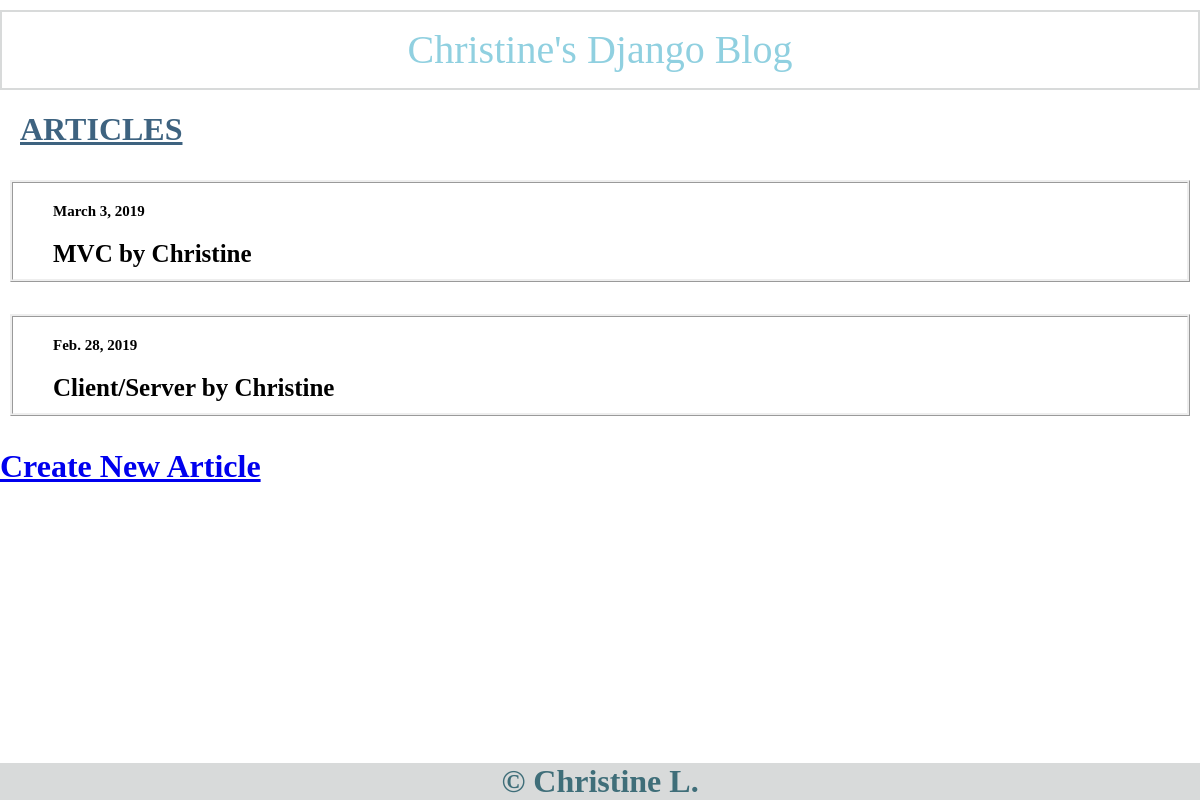
Page /home/ on the earlier database version.
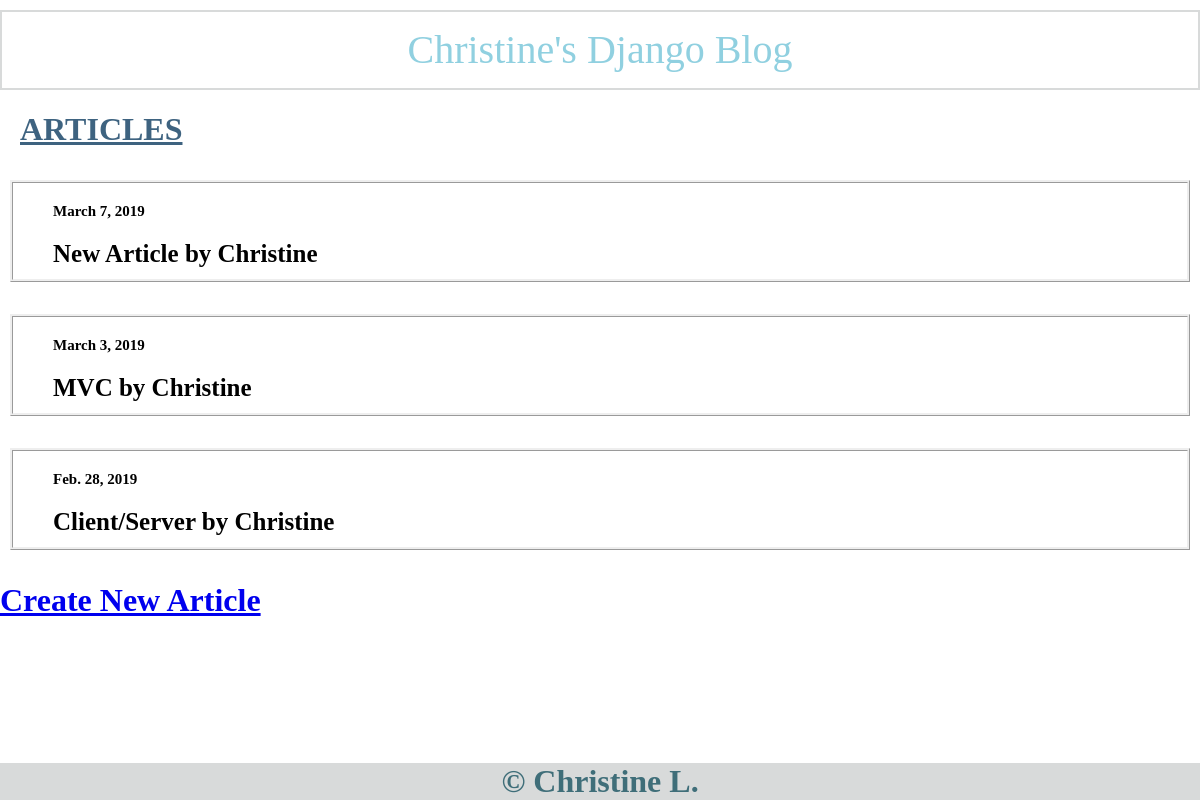
Same page on the later database version.
### blog/models.py (models this page shows)
class Article(models.Model):
    title = models.CharField(max_length = 255)
    body = models.TextField()
    draft = models.BooleanField()
    published_date = models.DateField()
    author = models.CharField(max_length = 255)
    def __str__(self):
        return self.title + " by " + self.author

### blog/views.py (the view)
# urls.py: path('home/', home_page),
def home_page(request):
    articles = Article.objects.filter(draft = False).order_by('-published_date').all()
    context = {'articles': articles}
    response = render(request, 'index.html', context)
    return HttpResponse(response)

### blog/templates/index.html (shortened to what this page needs)
<!DOCTYPE html>
{% extends 'base.html' %}
{% block content %}
<html lang="en" dir="ltr">
  <head>
    <link rel="stylesheet" href="https://cdnjs.cloudflare.com/ajax/libs/normalize/8.0.1/normalize.css">
  </head>
  <body>
    <h1 class="home-heading"> Articles <h1>
    {% for article in articles %}
    <ul class="home-list">
      <li>
      <a class="home-article" href="{% url 'article_details' id=article.pk %}">
        <h5 class="home-article-date"> {{ article.published_date }} </h5>
        <h3 class="home-article-title"> {{ article }} </h3>
      </a>
      </li>
    </ul>
    {% endfor %}
    <a href="/new_article">Create New Article</a>
  </body>
</html>
{% endblock %}

Differences in the rows shown:
added Article: published_date "March 7, 2019", title+author "New Article by Christine"
